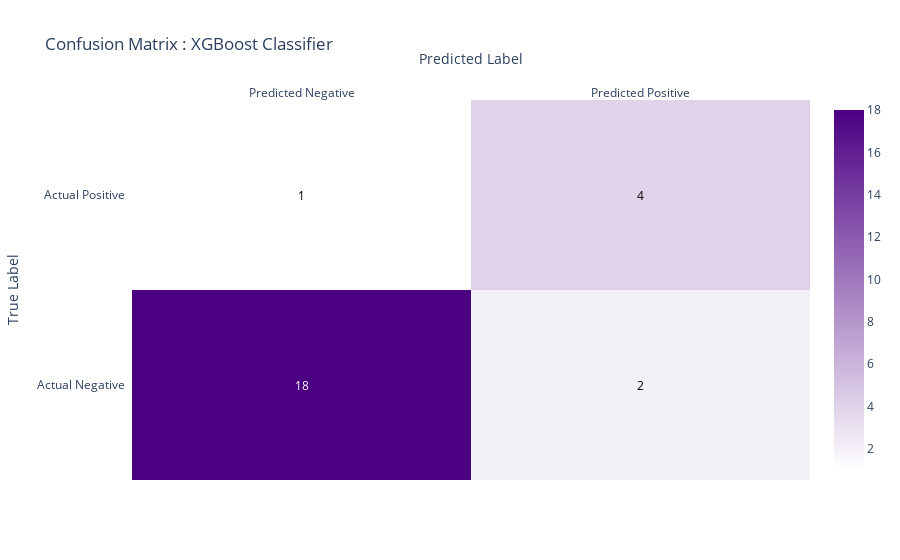

Notebook code for this chart:
### Code cell
import plotly.figure_factory as ff
x_labels = ['Predicted Negative', 'Predicted Positive']
y_labels = ['Actual Negative', 'Actual Positive']
confusion_matrix  = [[18, 2], [1, 4]] # XGboost Confusion Matrix
colorscale = [[0, '#FFFFFF'], [1, '#4B0082']]

fig = ff.create_annotated_heatmap(
    z=confusion_matrix,
    x=x_labels,
    y=y_labels,
    showscale=True,
    colorscale=colorscale,
    reversescale=False,
    font_colors=['#000000', '#FFFFFF'],
)
# Set the title and axis labels
fig.update_layout(
    title='Confusion Matrix : XGBoost Classifier',
    xaxis_title='Predicted Label',
    yaxis_title='True Label',
)
fig.show()

### Figure 1 — Plotly figure (JSON) as saved in the notebook; plotly's stock layout.template omitted (floating-point values rounded to 4 significant figures)
{"data": [{"colorscale": [[0, "#FFFFFF"], [1, "#4B0082"]], "reversescale": false, "showscale": true, "type": "heatmap", "x": ["Predicted Negative", "Predicted Positive"], "y": ["Actual Negative", "Actual Positive"], "z": [[18, 2], [1, 4]]}], "layout": {"annotations": [{"font": {"color": "#FFFFFF"}, "showarrow": false, "text": "18", "x": "Predicted Negative", "xref": "x", "y": "Actual Negative", "yref": "y"}, {"font": {"color": "#000000"}, "showarrow": false, "text": "2", "x": "Predicted Positive", "xref": "x", "y": "Actual Negative", "yref": "y"}, {"font": {"color": "#000000"}, "showarrow": false, "text": "1", "x": "Predicted Negative", "xref": "x", "y": "Actual Positive", "yref": "y"}, {"font": {"color": "#000000"}, "showarrow": false, "text": "4", "x": "Predicted Positive", "xref": "x", "y": "Actual Positive", "yref": "y"}], "title": {"text": "Confusion Matrix : XGBoost Classifier"}, "xaxis": {"dtick": 1, "gridcolor": "rgb(0, 0, 0)", "side": "top", "ticks": "", "title": {"text": "Predicted Label"}}, "yaxis": {"dtick": 1, "ticks": "", "ticksuffix": "  ", "title": {"text": "True Label"}}}}
